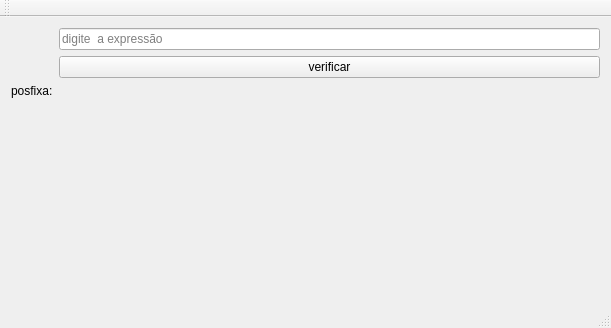
<?xml version="1.0" encoding="UTF-8"?>
<ui version="4.0">
 <class>MainWindow</class>
 <widget class="QMainWindow" name="MainWindow">
  <property name="geometry">
   <rect>
    <x>0</x>
    <y>0</y>
    <width>611</width>
    <height>328</height>
   </rect>
  </property>
  <property name="windowTitle">
   <string>MainWindow</string>
  </property>
  <widget class="QWidget" name="centralWidget">
   <property name="minimumSize">
    <size>
     <width>611</width>
     <height>0</height>
    </size>
   </property>
   <property name="autoFillBackground">
    <bool>false</bool>
   </property>
   <layout class="QFormLayout" name="formLayout">
    <item row="0" column="1">
     <widget class="QLineEdit" name="lineEdit">
      <property name="text">
       <string/>
      </property>
      <property name="placeholderText">
       <string>digite  a expressão</string>
      </property>
     </widget>
    </item>
    <item row="1" column="1">
     <widget class="QPushButton" name="pushButton">
      <property name="text">
       <string>verificar</string>
      </property>
     </widget>
    </item>
    <item row="6" column="0">
     <widget class="QLabel" name="label">
      <property name="text">
       <string>posfixa:</string>
      </property>
     </widget>
    </item>
    <item row="6" column="1">
     <widget class="QLabel" name="label_2">
      <property name="text">
       <string/>
      </property>
      <property name="textFormat">
       <enum>Qt::PlainText</enum>
      </property>
     </widget>
    </item>
   </layout>
  </widget>
  <widget class="QMenuBar" name="menuBar">
   <property name="geometry">
    <rect>
     <x>0</x>
     <y>0</y>
     <width>611</width>
     <height>19</height>
    </rect>
   </property>
  </widget>
  <widget class="QToolBar" name="mainToolBar">
   <attribute name="toolBarArea">
    <enum>TopToolBarArea</enum>
   </attribute>
   <attribute name="toolBarBreak">
    <bool>false</bool>
   </attribute>
  </widget>
  <widget class="QStatusBar" name="statusBar"/>
 </widget>
 <layoutdefault spacing="6" margin="11"/>
 <resources/>
 <connections/>
</ui>
